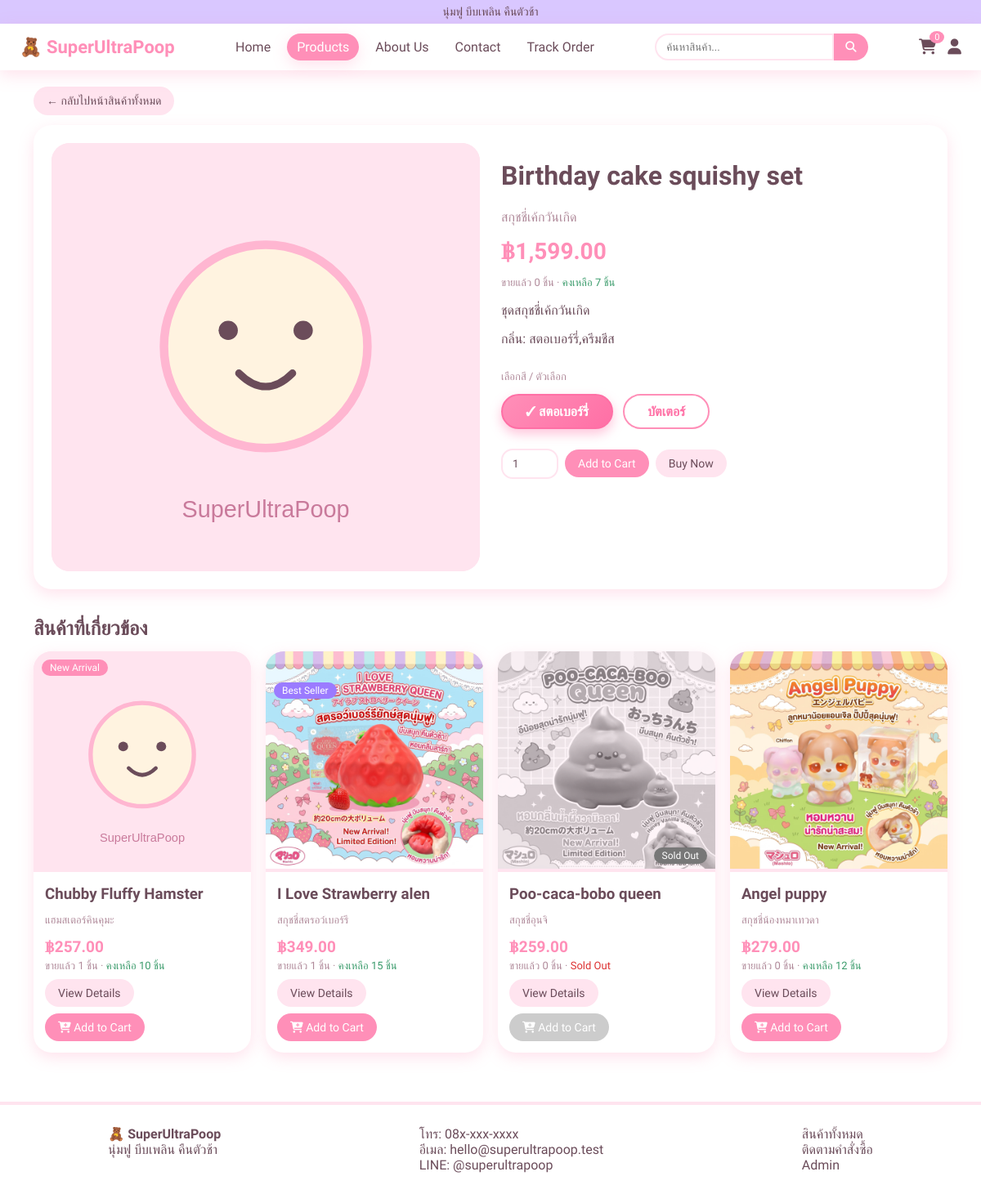
Page /product-detail.php?id=17 on the committed database.
### tables this page shows
CREATE TABLE `products` (
  `id` int(11) NOT NULL,
  `category_id` int(11) NOT NULL,
  `name` varchar(120) NOT NULL,
  `name_th` varchar(160) DEFAULT NULL,
  `description` text DEFAULT NULL,
  `price` decimal(10,2) NOT NULL,
  `stock` int(11) NOT NULL DEFAULT 0,
  `image` varchar(255) DEFAULT NULL,
  `scent` varchar(80) DEFAULT NULL,
  `color` varchar(255) DEFAULT NULL,
  `is_new` tinyint(1) NOT NULL DEFAULT 0,
  `is_best` tinyint(1) NOT NULL DEFAULT 0,
  `status` enum('active','inactive') NOT NULL DEFAULT 'active',
  `created_at` timestamp NOT NULL DEFAULT current_timestamp()
);

### product-detail.php (the view, shortened to what this page needs)
<?php
require_once 'includes/functions.php';
$soldProducts = "LEFT JOIN (
    SELECT oi.product_id, SUM(oi.qty) AS sold_qty
    FROM order_items oi
    JOIN orders o ON o.id=oi.order_id
    WHERE oi.product_id IS NOT NULL AND o.status<>'Cancelled'
    GROUP BY oi.product_id
) s ON s.product_id=p.id";
$st = $pdo->prepare("SELECT p.*, COALESCE(s.sold_qty, 0) AS sold_qty
                     FROM products p
                     $soldProducts
                     WHERE p.id=?");
$st->execute([(int)($_GET['id'] ?? 0)]); $p = $st->fetch();
$pageTitle = $p['name']; require 'includes/header.php';
$rel = $pdo->prepare("SELECT p.*, COALESCE(s.sold_qty, 0) AS sold_qty
                      FROM products p
                      $soldProducts
                      WHERE p.id<>?
                      ORDER BY COALESCE(s.sold_qty, 0) DESC, p.id DESC
                      LIMIT 4");
$rel->execute([$p['id']]);
$out = $p['stock'] <= 0;
$inactive = $p['status'] !== 'active';
?>
<p class="product-back"><a class="btn btn-light" href="products.php">← กลับไปหน้าสินค้าทั้งหมด</a></p>
<div class="two detail box">
  <img src="<?= h(img($p)) ?>" alt="<?= h($p['name']) ?>" <?= $inactive ? 'style="filter:grayscale(1);opacity:.65"' : '' ?>>
  <div>
    <h1><?= h($p['name']) ?></h1><p class="muted"><?= h($p['name_th']) ?></p>
    <div class="price" style="font-size:28px"><?= money($p['price']) ?></div>
    <p class="muted small">
      ขายแล้ว <?= number_format((int)$p['sold_qty']) ?> ชิ้น ·
      <span class="<?= ($out || $inactive) ? 'red' : 'green' ?>"><?= $inactive ? 'Sold Out' : ($out ? 'สินค้าหมด' : 'คงเหลือ ' . (int)$p['stock'] . ' ชิ้น') ?></span>
    </p>
    <p><?= nl2br(h($p['description'])) ?></p>
    <?php if ($p['scent']): ?><p>กลิ่น: <?= h($p['scent']) ?></p><?php endif; ?>
    <?php $opts = variants($p); if (count($opts) == 1): ?><p>สี: <?= h($opts[0]) ?></p><?php endif; ?>
    <form method="post" action="cart.php" class="row">
      <?php if (count($opts) > 1): ?>
<div style="flex-basis:100%"><p class="muted small">เลือกสี / ตัวเลือก</p>
  <div class="sup-opts">
  <?php foreach ($opts as $i => $o): ?>
    <label class="sup-opt"><input type="radio" name="variant" value="<?= h($o) ?>" <?= $i == 0 ? 'checked' : '' ?>><span><?= h($o) ?></span></label>
  <?php endforeach; ?>
  </div></div>
<?php endif; ?>
      <input class="qty" type="number" name="qty" value="1" min="1" max="<?= max(1,(int)$p['stock']) ?>">
      <button class="btn" <?= ($out || $inactive) ? 'disabled' : '' ?>>Add to Cart</button>
      <button class="btn btn-light" name="buy_now" value="1" <?= ($out || $inactive) ? 'disabled' : '' ?>>Buy Now</button>
    </form>
  </div>
</div>
<h2 class="sec">สินค้าที่เกี่ยวข้อง</h2>
<div class="grid"><?php foreach ($rel->fetchAll() as $r) product_card($r); ?></div>
<?php require 'includes/footer.php'; ?>

### includes/functions.php (shortened to what this page needs)
<?php
function h($s) { return htmlspecialchars((string)$s, ENT_QUOTES, 'UTF-8'); }
function money($n) { return '฿' . number_format((float)$n, 2); }
function img($p) {
    $f = $p['image'] ?? '';
    return ($f && is_file(__DIR__ . '/../' . $f)) ? $f : 'assets/images/placeholder.svg';
}
function variants($p) { return array_values(array_filter(array_map('trim', explode(',', (string)($p['color'] ?? ''))))); }
function product_card($p) {
    $out = $p['stock'] <= 0;
    $inactive = ($p['status'] ?? 'active') !== 'active';
    ?>
    <div class="card">
      <a href="product-detail.php?id=<?= (int)$p['id'] ?>" class="card-img">
        <img src="<?= h(img($p)) ?>" alt="<?= h($p['name']) ?>" loading="lazy" <?= $inactive ? 'style="filter:grayscale(1);opacity:.65"' : '' ?>>
        <?php if ($p['is_new']): ?><span class="badge b-new">New Arrival</span><?php endif; ?>
        <?php if ($p['is_best']): ?><span class="badge b-best">Best Seller</span><?php endif; ?>
        <?php if ($inactive): ?><span class="badge" style="top:auto;left:auto;right:10px;bottom:10px;background:#777">Sold Out</span><?php endif; ?>
      </a>
      <div class="card-body">
        <h3><?= h($p['name']) ?></h3>
        <p class="muted small"><?= h($p['name_th']) ?></p>
        <div class="price"><?= money($p['price']) ?></div>
        <div class="small muted">
          ขายแล้ว <?= number_format((int)($p['sold_qty'] ?? 0)) ?> ชิ้น ·
          <span class="<?= ($out || $inactive) ? 'red' : 'green' ?>"><?= $inactive ? 'Sold Out' : ($out ? 'สินค้าหมด' : 'คงเหลือ ' . (int)$p['stock'] . ' ชิ้น') ?></span>
        </div>
        <div class="row">
          <a class="btn btn-light" href="product-detail.php?id=<?= (int)$p['id'] ?>">View Details</a>
          <form method="post" action="cart.php">
            <button class="btn" <?= ($out || $inactive) ? 'disabled' : '' ?>><i class="fa-solid fa-cart-plus"></i> Add to Cart</button>
          </form>
        </div>
      </div>
    </div>
    <?php
}

### assets/css/style.css (style rules this page uses)
:root { --pink:#ff8fb8;--pink2:#ffe4ef;--blue:#cfe8ff;--cream:#fff8ec;--purple:#d9c7ff;--text:#6b4c5a;--shadow:0 6px 18px rgba(255,143,184,.25) }
* { box-sizing:border-box }
body { margin:0;min-height:100vh;display:flex;flex-direction:column;font-family:'Mali',Tahoma,sans-serif;background:transparent;color:var(--text);cursor:url('../images/magic-wand-cursor.svg') 46 6,auto }
body :is(a,button,[role="button"],select) { cursor:url('../images/magic-wand-cursor.svg') 46 6,pointer }
body :is(input,textarea,[contenteditable="true"]) { cursor:text }
a { color:inherit;text-decoration:none }
h2.sec { margin:34px 0 14px }
.grid { display:grid;grid-template-columns:repeat(auto-fill,minmax(230px,1fr));gap:18px }
.card { background:#fff;border-radius:22px;box-shadow:var(--shadow);overflow:hidden;transition:.25s }
.card-img { display:block;position:relative;aspect-ratio:1;background:var(--pink2) }
.card-img img { width:100%;height:100%;object-fit:cover }
.badge { position:absolute;top:10px;left:10px;font-size:12px;padding:3px 10px;border-radius:12px;color:#fff;background:var(--pink) }
.b-best { top:38px;background:#9b7bff }
.card-body { padding:14px }
.card-body h3 { margin:2px 0 }
.price { font-weight:700;color:var(--pink);font-size:19px;margin:4px 0 }
.muted { color:#b08a9a }
.small { font-size:13px }
.green { color:#3a9b6b }
.red { color:#d33 }
.row { display:flex;gap:8px;margin-top:8px;align-items:center;flex-wrap:wrap }
.btn { display:inline-block;border:0;background:var(--pink);color:#fff;padding:9px 16px;border-radius:20px;cursor:pointer;font-family:inherit;font-size:14px;transition:.2s }
.btn:disabled { background:#ccc;cursor:not-allowed }
.btn-light { background:var(--pink2);color:var(--text) }
input,select,textarea { font-family:inherit;padding:9px 12px;border:2px solid var(--pink2);border-radius:14px;background:#fff;color:var(--text);width:100% }
.box { background:#fff;border-radius:22px;padding:22px;box-shadow:var(--shadow);margin-bottom:18px }
.two { display:grid;grid-template-columns:1fr 1fr;gap:26px }
.product-back { position:relative;z-index:2;margin:0 0 12px }
.detail img { width:100%;border-radius:22px;background:var(--pink2) }
.qty { width:70px }

### product-detail.php (style rules this page uses)
.sup-opts { display:flex;gap:12px;flex-wrap:wrap;margin:6px 0 16px }
.sup-opt { position:relative;display:inline-block!important;margin:0!important;cursor:pointer }
.sup-opt span { display:inline-block;padding:10px 28px;border:2px solid #ff8fb8;border-radius:999px;background:#fff;color:#ff6fa5;font-weight:700;transition:.2s }
.sup-opt input:checked+span { background:linear-gradient(135deg,#ff8fb8,#ff6fa5);color:#fff;border-color:#ff6fa5;box-shadow:0 6px 14px rgba(255,111,165,.4) }
.sup-opt input:checked+span::before { content:"✓ " }

### rows in the picture
products: name "Birthday cake squishy set", name_th "สกุชชี่เค้กวันเกิด", price "฿1,599.00", stock "7", description "ชุดสกุชชี่เค้กวันเกิด", scent "สตอเบอร์รี่,ครีมชีส", color "สตอเบอร์รี่", color "บัตเตอร์"
products: shows a picture, is_new "New Arrival", name "Chubby Fluffy Hamster", name_th "แฮมสเตอร์คินคุมะ", price "฿257.00", sold_qty "1", stock "10"
products: image+name (picture), is_best "Best Seller", name "I Love Strawberry alen", name_th "สกุชชี่สตรอว์เบอร์รี", price "฿349.00", sold_qty "1", stock "15"
products: image (picture), status "Sold Out", name "Poo-caca-bobo queen", name_th "สกุชชี่อุนจิ", price "฿259.00", sold_qty "0"
products: image+name (picture), name "Angel puppy", name_th "สกุชชี่น้องหมาเทวดา", price "฿279.00", sold_qty "0", stock "12"

### other values in the picture
setting('announcement') "นุ่มฟู บีบเพลิน คืนตัวช้า"
setting('store_name', 'SuperUltraPoop') "SuperUltraPoop"
cart_count() "0"
$p['sold_qty'] "0"
setting('store_name') "SuperUltraPoop"
setting('contact_phone') "08x-xxx-xxxx"
setting('contact_email') "hello@superultrapoop.test"
setting('contact_line') "@superultrapoop"
